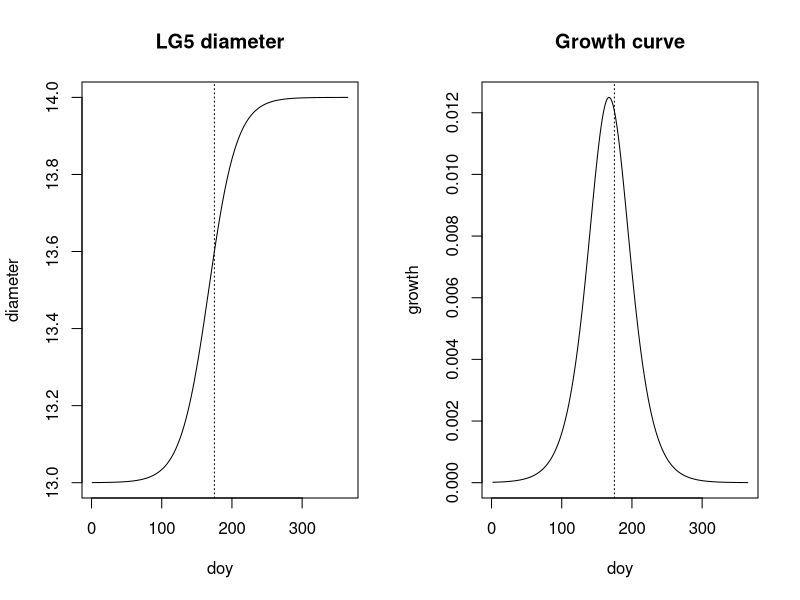
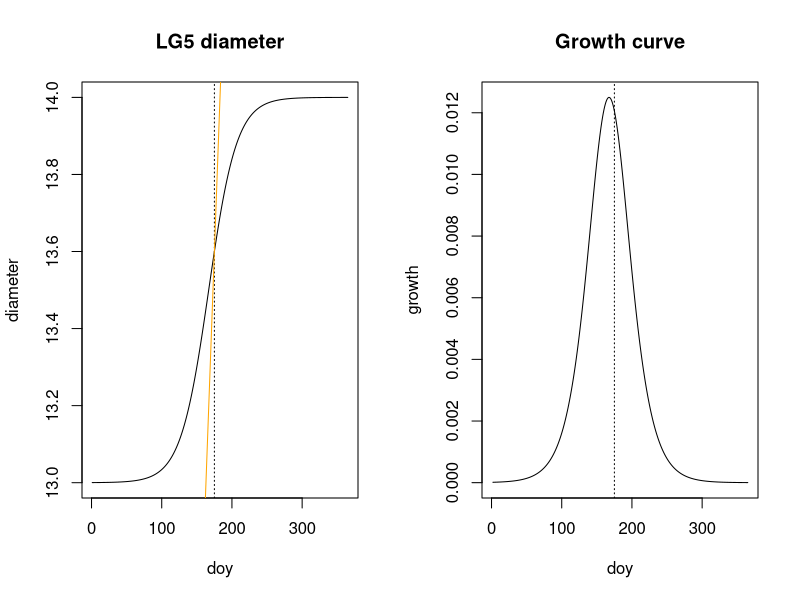
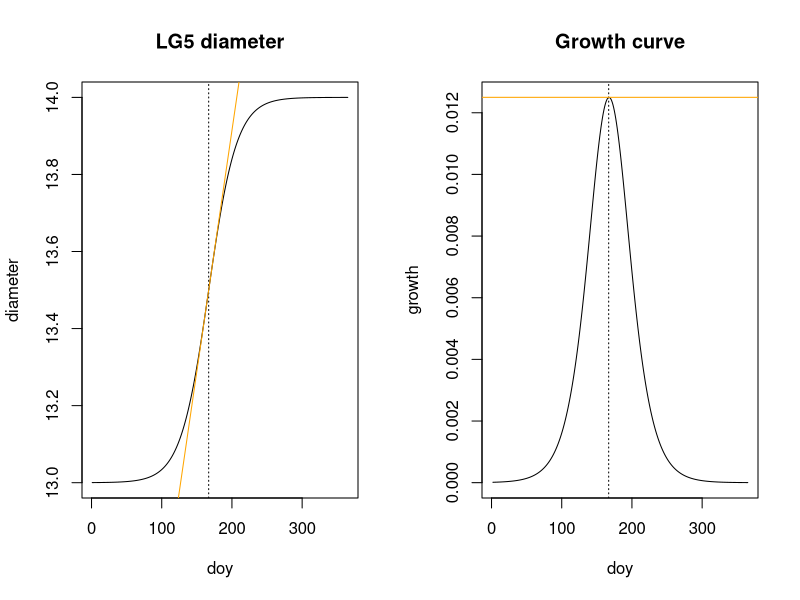

Generate these figures, in order, with R:
## ---- chunk 1
knitr::opts_chunk$set(echo = TRUE, echo = FALSE)
library(tidyverse)
## ---- chunk 2
lg5.pred <- function(params, doy) {
  L <- params[1] # min(dbh, na.rm = T)
  K <- params[2]
  doy.ip <- params[3]
  r <- params[4]
  theta <- params[5]
  dbh <- vector(length = length(doy))
  dbh <- L + ((K - L) / (1 + 1 / theta * exp(-(r * (doy - doy.ip) / theta))^theta))
  return(dbh)
}
## ---- chunk 3
L <- 13
K <- 14
doy.ip <- 175
r <- 0.05
# Use a value other than theta = 1:
theta <- 1.5
## ---- chunk 4
params <- c(L, K, doy.ip, r, theta)
dbh_growth_values <- tibble(doy = seq(from = 1, to = 365)) %>%
  mutate(
    diameter = lg5.pred(params, doy),
    growth = diameter - lag(diameter)
  )

par(mfrow=c(1, 2))
plot(dbh_growth_values$doy, dbh_growth_values$diameter, type = "l", 
     main = "LG5 diameter", xlab = "doy", ylab = "diameter")
abline(v = doy.ip, lty = "dotted")
plot(dbh_growth_values$doy, dbh_growth_values$growth, type = "l", 
     main = "Growth curve", xlab = "doy", ylab = "growth")
abline(v = doy.ip, lty = "dotted")
## ---- chunk 5
# Compute diameter at doy.ip, then solve for intercept via y = mx + b 
y <- lg5.pred(params, doy.ip)
intercept <- y - r*doy.ip

par(mfrow=c(1, 2))
plot(dbh_growth_values$doy, dbh_growth_values$diameter, type = "l", 
     main = "LG5 diameter", xlab = "doy", ylab = "diameter")
abline(v = doy.ip, lty = "dotted")
abline(intercept, r, col = "orange")
plot(dbh_growth_values$doy, dbh_growth_values$growth, type = "l", 
     main = "Growth curve", xlab = "doy", ylab = "growth")
abline(v = doy.ip, lty = "dotted")
abline(h = r, col = "orange")
## ---- chunk 6
# Comupte new r and doy.ip, then find intercept
r_new <- r*(K-L)/4
doy.ip_new <- -log(theta)/r + doy.ip
y <- lg5.pred(params, doy.ip_new)
intercept_new <- y - r_new*doy.ip_new

par(mfrow=c(1, 2))
plot(dbh_growth_values$doy, dbh_growth_values$diameter, type = "l", 
     main = "LG5 diameter", xlab = "doy", ylab = "diameter")
abline(v = doy.ip_new, lty = "dotted")
abline(intercept_new, r_new, col = "orange")
plot(dbh_growth_values$doy, dbh_growth_values$growth, type = "l", 
     main = "Growth curve", xlab = "doy", ylab = "growth")
abline(v = doy.ip_new, lty = "dotted")
abline(h = r_new, col = "orange")
